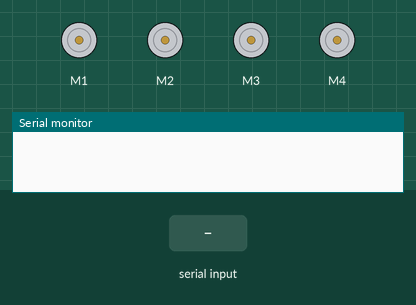
Recording of a sketch running on a simulated Arduino Uno, built with avr-gcc and run on an emulated ATmega328P. Shown: 4 × DC motor (green arrow = forward, orange = backward, longer = faster), the last lines printed to the serial monitor. The inputs (shaded band) are chosen by the test bench.

Above: at 1.2 s.
1.3 s: "m1-forward\n" received over Serial
At 2.5 s:
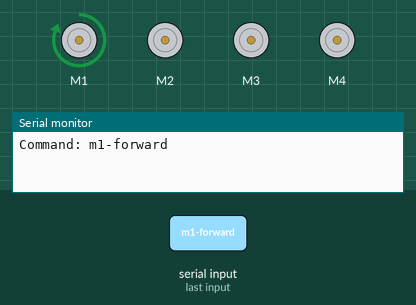
2.8 s: "m1-backward\n" received over Serial
At 3.9 s:
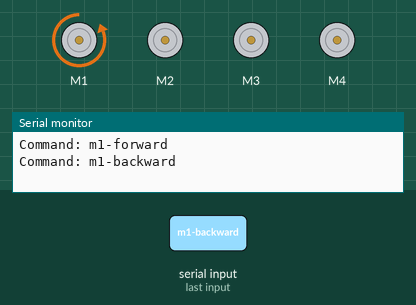
4.3 s: "m2-forward\n" received over Serial
At 5.0 s:
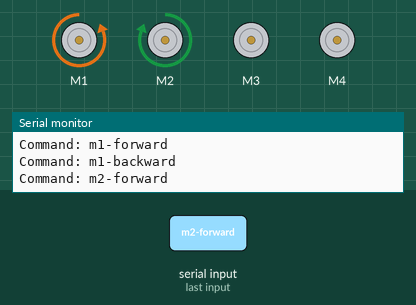
5.8 s: "m3-forward\n" received over Serial
At 6.2 s:
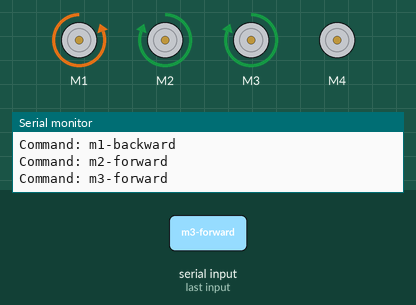
7.3 s: "m4-forward\n" received over Serial
At 8.5 s:
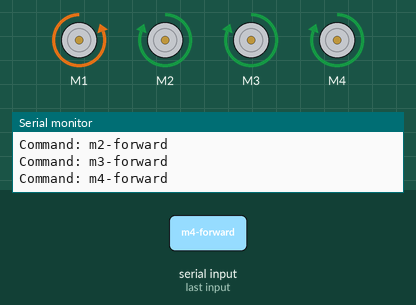
8.8 s: "m2-backward\n" received over Serial
At 9.7 s:
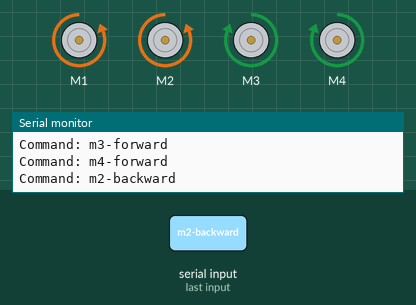
Timing chart, 0 to 11.3 s (numbered marks = the images above; inputs shaded):
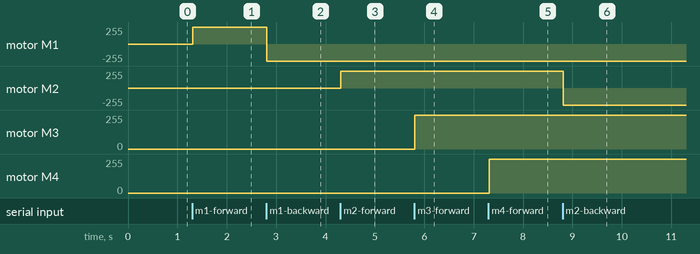

The sketch:

robot_arm.ino
```cpp
#include <AFMotor.h>

// DC motor
AF_DCMotor m1(1);
AF_DCMotor m2(2);
AF_DCMotor m3(3);
AF_DCMotor m4(4);

void setup() {
  Serial.begin(9600);
  m1.setSpeed(255);
  m2.setSpeed(255);
  m3.setSpeed(255);
  m4.setSpeed(255);
}

void loop() {
  if (Serial.available() > 0) {
    String data = Serial.readStringUntil('\n');
    Serial.print("Command: ");
    Serial.println(data);
    if (data == "m1-forward"){
      forwardM1();
    } else if (data == "m2-forward"){
      forwardM2();
    } else if (data == "m3-forward"){
      forwardM3();
    } else if (data == "m4-forward"){
      forwardM4();
    } else if (data == "m1-backward"){
      backwardM1();
    } else if (data == "m2-backward"){
      backwardM2();
    } else if (data == "m3-backward"){
      backwardM3();
    } else if (data == "m4-backward"){
      backwardM4();
    } else if (data == "m1-stop"){
      stopM1();
    } else if (data == "m2-stop"){
      stopM2();
    } else if (data == "m3-stop"){
      stopM3();
    } else if (data == "m4-stop"){
      stopM4();
    }
  }
}

void stopM1() {
  m1.run(RELEASE);
}

void stopM2() {
  m2.run(RELEASE);
}

void stopM3() {
  m3.run(RELEASE);
}

void stopM4() {
  m4.run(RELEASE);
}

void forwardM1() {
  m1.run(FORWARD);
}

void forwardM2() {
  m2.run(FORWARD);
}

void forwardM3() {
  m3.run(FORWARD);
}

void forwardM4() {
  m4.run(FORWARD);
}

void backwardM1() {
  m1.run(BACKWARD);
}

void backwardM2() {
  m2.run(BACKWARD);
}

void backwardM3() {
  m3.run(BACKWARD);
}

void backwardM4() {
  m4.run(BACKWARD);
}
```

Measured:
- after the input at 1.3 s, motor M1: stopped → forward 255/255 at once
- after the input at 2.8 s, motor M1: forward 255/255 → backward 255/255 at once
- after the input at 4.3 s, motor M2: stopped → forward 255/255 at once
- after the input at 5.8 s, motor M3: stopped → forward 255/255 at once
- after the input at 7.3 s, motor M4: stopped → forward 255/255 at once
- after the input at 8.8 s, motor M2: forward 255/255 → backward 255/255 at once
